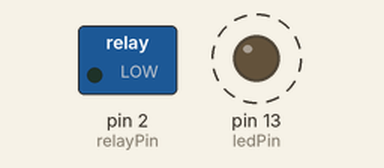
A sketch run on a simulated Arduino Uno, built with avr-gcc and run on an emulated ATmega328P. Parts: switched loads named in the sketch (green lamp = pin HIGH), output pins drawn as LEDs (lit = HIGH). Dashed ring = blinking.

Above: at 1.1 s.
Timing chart, 0 to 4.9 s (numbered marks = the images above):
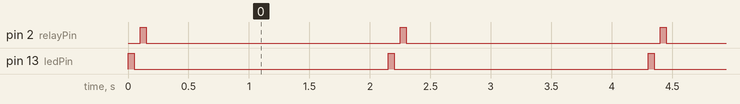

The sketch:

blink_onboard_led.ino
```cpp
int ledPin = 13;                 // LED connected to digital pin 13
int relayPin = 2;

void setup() {
  pinMode(ledPin,OUTPUT);
  pinMode(relayPin,OUTPUT);
}

void loop() {
  flash( 1, 50 );
  relayFlash( 50 );
  delay( 2000 );
  /*
  for( int i = 1 ; i <= 10 ; i++ )
  {
    flash( i, 50 );
    delay( 1000 );
  }
  */
}

void relayFlash( int onDuration )
{
  digitalWrite(relayPin, HIGH);
  delay(onDuration);
  digitalWrite(relayPin, LOW);
}

void flash( int times, int blinkDelay )
{
  for( int i = 0 ; i < times ; i++ )
  {
    digitalWrite(ledPin, HIGH);   // sets the LED on
    delay(blinkDelay);                  // waits for a second
    digitalWrite(ledPin, LOW);    // sets the LED off
    delay(blinkDelay);                  // waits for a second
  }
}
```

Measured:
- by itself, pin 2 (relayPin), pin 13 (ledPin): alternates HIGH for 0.05 s and LOW for 2.1 s
- by itself, everything shown: repeats every 2.2 s, in 4 steps
